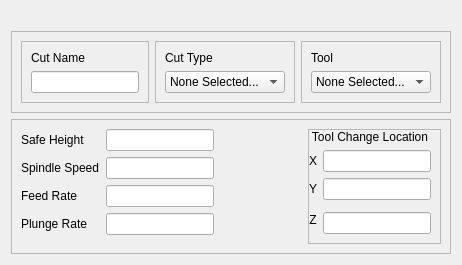
    <widget class="QFrame" name="frame">
     <property name="frameShape">
      <enum>QFrame::NoFrame</enum>
     </property>
     <property name="frameShadow">
      <enum>QFrame::Plain</enum>
     </property>
     <layout class="QVBoxLayout" name="verticalLayout_22">
      <item>
       <widget class="QFrame" name="frame_17">
        <property name="styleSheet">
         <string notr="true"/>
        </property>
        <property name="frameShape">
         <enum>QFrame::NoFrame</enum>
        </property>
        <property name="frameShadow">
         <enum>QFrame::Plain</enum>
        </property>
        <layout class="QHBoxLayout" name="horizontalLayout_9">
         <property name="leftMargin">
          <number>0</number>
         </property>
         <property name="topMargin">
          <number>0</number>
         </property>
         <property name="rightMargin">
          <number>0</number>
         </property>
         <property name="bottomMargin">
          <number>0</number>
         </property>
         <item>
          <widget class="QLabel" name="logoL">
           <property name="toolTip">
            <string>&lt;html&gt;&lt;head/&gt;&lt;body&gt;&lt;p&gt;&lt;span style=&quot; font-size:16pt; font-weight:600; color:#ffffff;&quot;&gt;Learn more at buildbotics.com!&lt;/span&gt;&lt;/p&gt;&lt;/body&gt;&lt;/html&gt;</string>
           </property>
           <property name="text">
            <string/>
           </property>
           <property name="pixmap">
            <pixmap>logo side by side.png</pixmap>
           </property>
           <property name="scaledContents">
            <bool>false</bool>
           </property>
          </widget>
         </item>
        </layout>
       </widget>
      </item>
      <item>
       <widget class="QFrame" name="frame_12">
        <property name="frameShape">
         <enum>QFrame::StyledPanel</enum>
        </property>
        <property name="frameShadow">
         <enum>QFrame::Raised</enum>
        </property>
        <layout class="QHBoxLayout" name="horizontalLayout_7">
         <item>
          <widget class="QFrame" name="frame_9">
           <property name="frameShape">
            <enum>QFrame::StyledPanel</enum>
           </property>
           <property name="frameShadow">
            <enum>QFrame::Raised</enum>
           </property>
           <layout class="QVBoxLayout" name="verticalLayout_7">
            <item>
             <widget class="QLabel" name="nameL">
              <property name="text">
               <string>Cut Name</string>
              </property>
             </widget>
            </item>
            <item>
             <widget class="QLineEdit" name="nameLE">
              <property name="toolTip">
               <string>Enter a descriptive name for this cut.</string>
              </property>
             </widget>
            </item>
           </layout>
          </widget>
         </item>
         <item>
          <widget class="QFrame" name="frame_10">
           <property name="frameShape">
            <enum>QFrame::StyledPanel</enum>
           </property>
           <property name="frameShadow">
            <enum>QFrame::Raised</enum>
           </property>
           <layout class="QVBoxLayout" name="verticalLayout_8">
            <item>
             <widget class="QLabel" name="typeL">
              <property name="text">
               <string>Cut Type</string>
              </property>
             </widget>
            </item>
            <item>
             <widget class="QComboBox" name="cutTypeCB">
              <property name="toolTip">
               <string>Select the type of cut here.</string>
              </property>
              <property name="sizeAdjustPolicy">
               <enum>QComboBox::AdjustToContents</enum>
              </property>
              <item>
               <property name="text">
                <string>None Selected...</string>
               </property>
              </item>
             </widget>
            </item>
           </layout>
          </widget>
         </item>
         <item>
          <widget class="QFrame" name="frame_11">
           <property name="frameShape">
            <enum>QFrame::StyledPanel</enum>
           </property>
           <property name="frameShadow">
            <enum>QFrame::Raised</enum>
           </property>
           <layout class="QVBoxLayout" name="verticalLayout_9">
            <item>
             <widget class="QLabel" name="toolL">
              <property name="text">
               <string>Tool</string>
              </property>
             </widget>
            </item>
            <item>
             <widget class="QComboBox" name="toolCB">
              <property name="toolTip">
               <string>Select the tool here. The tools in the tool table
selected in the project page will
be available.</string>
              </property>
              <item>
               <property name="text">
                <string>None Selected...</string>
               </property>
              </item>
             </widget>
            </item>
           </layout>
          </widget>
         </item>
        </layout>
       </widget>
      </item>
      <item>
       <widget class="QFrame" name="frame_4">
        <property name="frameShape">
         <enum>QFrame::StyledPanel</enum>
        </property>
        <property name="frameShadow">
         <enum>QFrame::Raised</enum>
        </property>
        <layout class="QHBoxLayout" name="horizontalLayout">
         <item>
          <layout class="QFormLayout" name="formLayout">
           <item row="0" column="0">
            <widget class="QLabel" name="safeHeightL">
             <property name="text">
              <string>Safe Height</string>
             </property>
            </widget>
           </item>
           <item row="0" column="1">
            <widget class="QLineEdit" name="safeHeightLE">
             <property name="toolTip">
              <string>Height above origin for rapid moves</string>
             </property>
            </widget>
           </item>
           <item row="1" column="0">
            <widget class="QLabel" name="spindleSpeedL">
             <property name="text">
              <string>Spindle Speed</string>
             </property>
            </widget>
           </item>
           <item row="1" column="1">
            <widget class="QLineEdit" name="spindleSpeedE">
             <property name="toolTip">
              <string>Spindle speed in RPM</string>
             </property>
            </widget>
           </item>
           <item row="2" column="0">
            <widget class="QLabel" name="feedRateL">
             <property name="text">
              <string>Feed Rate</string>
             </property>
            </widget>
           </item>
           <item row="2" column="1">
            <widget class="QLineEdit" name="feedRateE">
             <property name="toolTip">
              <string>Rate at which the tool will move through the workpiece</string>
             </property>
            </widget>
           </item>
           <item row="3" column="0">
            <widget class="QLabel" name="plungeRateL">
             <property name="text">
              <string>Plunge Rate</string>
             </property>
            </widget>
           </item>
           <item row="3" column="1">
            <widget class="QLineEdit" name="plungeRateE">
             <property name="toolTip">
              <string>Rate at which the tool will move down into the workpiece.</string>
             </property>
            </widget>
           </item>
          </layout>
         </item>
         <item>
          <spacer name="horizontalSpacer_2">
           <property name="orientation">
            <enum>Qt::Horizontal</enum>
           </property>
           <property name="sizeHint" stdset="0">
            <size>
             <width>40</width>
             <height>20</height>
            </size>
           </property>
          </spacer>
         </item>
         <item>
          <widget class="QFrame" name="frame_5">
           <property name="frameShape">
            <enum>QFrame::StyledPanel</enum>
           </property>
           <property name="frameShadow">
            <enum>QFrame::Raised</enum>
           </property>
           <layout class="QVBoxLayout" name="verticalLayout_4">
            <property name="leftMargin">
             <number>0</number>
            </property>
            <property name="topMargin">
             <number>0</number>
            </property>
            <item>
             <widget class="QLabel" name="tclL">
              <property name="text">
               <string>Tool Change Location</string>
              </property>
              <property name="alignment">
               <set>Qt::AlignCenter</set>
              </property>
             </widget>
            </item>
            <item>
             <layout class="QGridLayout" name="gridLayout_2">
              <item row="3" column="0" rowspan="2">
               <widget class="QLabel" name="tclZL">
                <property name="text">
                 <string>Z</string>
                </property>
                <property name="alignment">
                 <set>Qt::AlignCenter</set>
                </property>
               </widget>
              </item>
              <item row="2" column="0">
               <widget class="QLabel" name="tclYL">
                <property name="text">
                 <string>Y</string>
                </property>
                <property name="alignment">
                 <set>Qt::AlignCenter</set>
                </property>
               </widget>
              </item>
              <item row="1" column="1">
               <widget class="QLineEdit" name="tclXLE">
                <property name="toolTip">
                 <string>X offset from origin for tool changes.
The location of the origin is defined on
the project page.</string>
                </property>
               </widget>
              </item>
              <item row="2" column="1">
               <widget class="QLineEdit" name="tclYLE">
                <property name="toolTip">
                 <string>Y offset from origin for tool changes.
The location of the origin is defined on
the project page.</string>
                </property>
               </widget>
              </item>
              <item row="1" column="0">
               <widget class="QLabel" name="tclXL">
                <property name="text">
                 <string>X</string>
                </property>
                <property name="alignment">
                 <set>Qt::AlignCenter</set>
                </property>
               </widget>
              </item>
              <item row="4" column="1">
               <widget class="QLineEdit" name="tclZLE">
                <property name="toolTip">
                 <string>Z offset from origin for tool changes.
The location of the origin is defined on
the project page.</string>
                </property>
               </widget>
              </item>
             </layout>
            </item>
           </layout>
          </widget>
         </item>
        </layout>
       </widget>
      </item>
     </layout>
    </widget>
